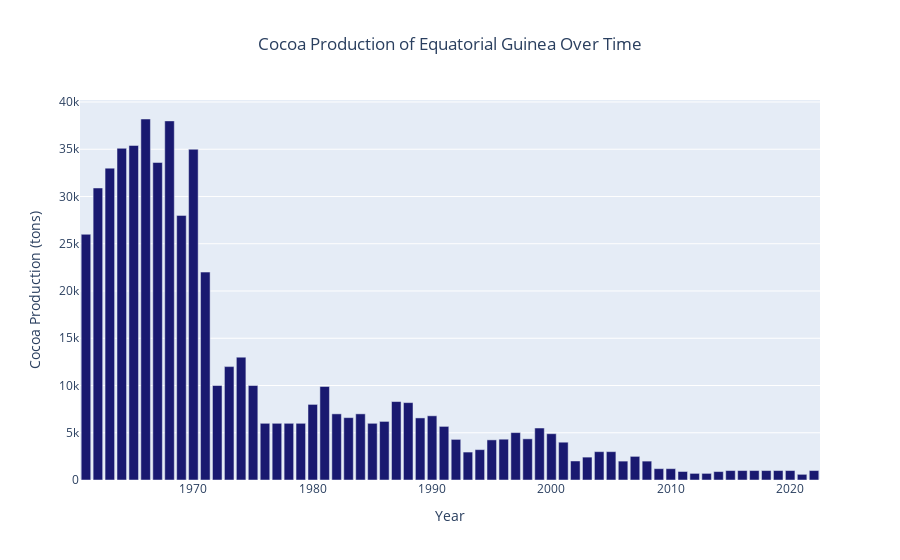

The notebook cell this image was saved under:
### Code cell
# Equatorial Guinea there is something wrong with the prodcution


# Extract the production data for Equatorial Guinea
equatorial_guinea_production = grouped_df['Equatorial Guinea']

# Create a bar chart
fig = go.Figure(data=[
    go.Bar(
        x=grouped_df.index,  # The years
        y=equatorial_guinea_production,
        marker_color='midnightblue'  # Example color
    )
])

# Update the layout
fig.update_layout(
    title={'text': "Cocoa Production of Equatorial Guinea Over Time", 'x': 0.5},
    xaxis_title="Year",
    yaxis_title="Cocoa Production (tons)",
    showlegend=False
)

# Show the figure
fig.show()

"""In 1967 EG was the third world cocoa producer with 68 thousand tons and the Cocoa
from EG was graded the best in the world. As a result of the political crisis that started
short after independence with President Francisco Macias Nguema Biyogo, the economy
of EG collapsed, the cocoa production felled. The oil industry has contributed in the
people attitude to abandoning the farms and as a result, despite the Governments
efforts, production of cocoa remains very small and the quality is no longer what it used
to be.
""""

### Figure 1 — Plotly figure (JSON) as saved in the notebook; plotly's stock layout.template omitted (floating-point values rounded to 4 significant figures)
{"data": [{"marker": {"color": "midnightblue"}, "type": "bar", "x": [1961, 1962, 1963, 1964, 1965, 1966, 1967, 1968, 1969, 1970, 1971, 1972, 1973, 1974, 1975, 1976, 1977, 1978, 1979, 1980, 1981, 1982, 1983, 1984, 1985, 1986, 1987, 1988, 1989, 1990, 1991, 1992, 1993, 1994, 1995, 1996, 1997, 1998, 1999, 2000, 2001, 2002, 2003, 2004, 2005, 2006, 2007, 2008, 2009, 2010, 2011, 2012, 2013, 2014, 2015, 2016, 2017, 2018, 2019, 2020, 2021, 2022], "y": [26000, 30900, 33000, 35100, 35400, 38200, 33600, 38000, 28000, 35000, 22000, 10000, 12000, 13000, 10000, 6000, 6000, 6000, 6000, 8000, 9900, 7000, 6600, 7000, 6000, 6200, 8300, 8190, 6570, 6793, 5673, 4298, 2957, 3214, 4248, 4318, 5018, 4356, 5500, 4900, 4000, 2013, 2422, 3000, 3000, 2000, 2500, 2000, 1200, 1200, 900, 700, 700, 892, 1000, 1000, 1000, 1000, 1000, 1000, 600, 1000]}], "layout": {"autosize": true, "showlegend": false, "title": {"text": "Cocoa Production of Equatorial Guinea Over Time", "x": 0.5}, "xaxis": {"autorange": true, "range": [1960.0, 2022.0], "title": {"text": "Year"}, "type": "linear"}, "yaxis": {"autorange": true, "range": [0, 40210.0], "title": {"text": "Cocoa Production (tons)"}, "type": "linear"}}}
